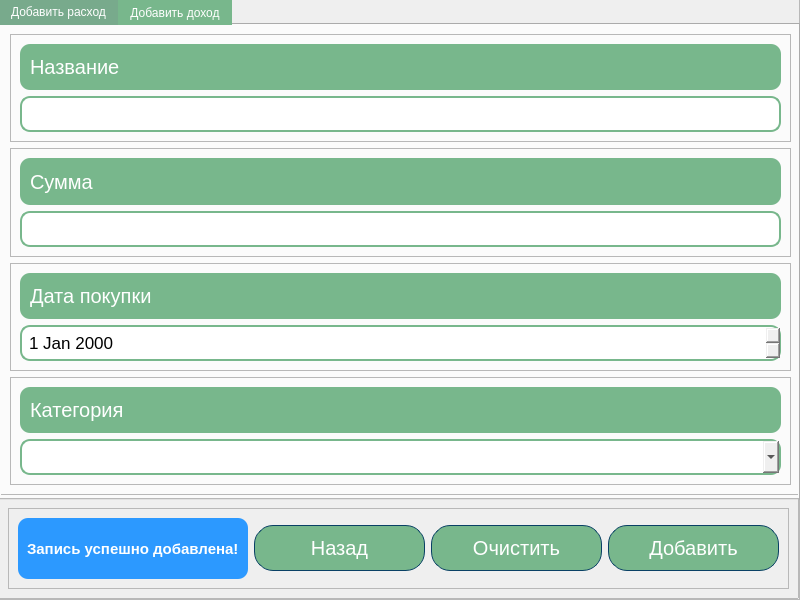
<?xml version="1.0" encoding="UTF-8"?>
<ui version="4.0">
 <class>MainWindow</class>
 <widget class="QMainWindow" name="MainWindow">
  <property name="geometry">
   <rect>
    <x>0</x>
    <y>0</y>
    <width>800</width>
    <height>600</height>
   </rect>
  </property>
  <property name="windowTitle">
   <string>MyMoneyManager</string>
  </property>
  <property name="windowIcon">
   <iconset resource="../../Pictures/Images/add_expenses_form.qrc">
    <normaloff>:/Icons/dollar.ico</normaloff>:/Icons/dollar.ico</iconset>
  </property>
  <widget class="QWidget" name="centralwidget">
   <widget class="QFrame" name="frame">
    <property name="geometry">
     <rect>
      <x>-1</x>
      <y>-1</y>
      <width>801</width>
      <height>601</height>
     </rect>
    </property>
    <property name="frameShape">
     <enum>QFrame::StyledPanel</enum>
    </property>
    <property name="frameShadow">
     <enum>QFrame::Raised</enum>
    </property>
    <widget class="QLabel" name="label">
     <property name="geometry">
      <rect>
       <x>-6</x>
       <y>-5</y>
       <width>811</width>
       <height>611</height>
      </rect>
     </property>
     <property name="text">
      <string/>
     </property>
     <property name="pixmap">
      <pixmap resource="../../Pictures/Images/add_expenses_form.qrc">:/Images/money_background.jpg</pixmap>
     </property>
     <property name="scaledContents">
      <bool>true</bool>
     </property>
    </widget>
    <widget class="QTabWidget" name="ControllMoneyTab">
     <property name="geometry">
      <rect>
       <x>0</x>
       <y>0</y>
       <width>801</width>
       <height>501</height>
      </rect>
     </property>
     <property name="styleSheet">
      <string notr="true">QTabBar::tab {
	color: rgb(255, 255, 255);
	background-color: rgb(120, 183, 140);
}

QTabBar::tab::selected {
	background-color: rgb(120, 170, 140);
}</string>
     </property>
     <property name="tabShape">
      <enum>QTabWidget::Rounded</enum>
     </property>
     <property name="currentIndex">
      <number>0</number>
     </property>
     <widget class="QWidget" name="expensesTab">
      <attribute name="title">
       <string>Добавить расход</string>
      </attribute>
      <widget class="QLabel" name="label_2">
       <property name="geometry">
        <rect>
         <x>-6</x>
         <y>-5</y>
         <width>811</width>
         <height>481</height>
        </rect>
       </property>
       <property name="text">
        <string/>
       </property>
       <property name="pixmap">
        <pixmap resource="../../Pictures/Images/add_expenses_form.qrc">:/Images/expenses.jpg</pixmap>
       </property>
       <property name="scaledContents">
        <bool>true</bool>
       </property>
      </widget>
      <widget class="QFrame" name="frame_4">
       <property name="geometry">
        <rect>
         <x>-1</x>
         <y>-1</y>
         <width>801</width>
         <height>471</height>
        </rect>
       </property>
       <property name="frameShape">
        <enum>QFrame::StyledPanel</enum>
       </property>
       <property name="frameShadow">
        <enum>QFrame::Raised</enum>
       </property>
       <layout class="QVBoxLayout" name="verticalLayout_2">
        <item>
         <widget class="QFrame" name="frame_5">
          <property name="frameShape">
           <enum>QFrame::StyledPanel</enum>
          </property>
          <property name="frameShadow">
           <enum>QFrame::Raised</enum>
          </property>
          <layout class="QVBoxLayout" name="verticalLayout_3">
           <item>
            <widget class="QLabel" name="label_4">
             <property name="styleSheet">
              <string notr="true">color: rgb(255,255,255);
background: rgb(120, 183, 140);
font: 20px;
padding: 5px;
border-radius: 10px;
</string>
             </property>
             <property name="text">
              <string>Название</string>
             </property>
            </widget>
           </item>
           <item>
            <widget class="QLineEdit" name="expenseNameEdit">
             <property name="styleSheet">
              <string notr="true">QLineEdit {
	padding: 5px;
	border: 2px solid rgb(120, 183, 140);;
	border-radius: 10px;
	font: 17px;
}

QLineEdit::hover {
	border: 2px solid rgb(120, 155, 140);
}</string>
             </property>
            </widget>
           </item>
          </layout>
         </widget>
        </item>
        <item>
         <widget class="QFrame" name="frame_6">
          <property name="frameShape">
           <enum>QFrame::StyledPanel</enum>
          </property>
          <property name="frameShadow">
           <enum>QFrame::Raised</enum>
          </property>
          <layout class="QVBoxLayout" name="verticalLayout_4">
           <item>
            <widget class="QLabel" name="label_5">
             <property name="styleSheet">
              <string notr="true">color: rgb(255,255,255);
background: rgb(120, 183, 140);
font: 20px;
padding: 5px;
border-radius: 10px;</string>
             </property>
             <property name="text">
              <string>Сумма</string>
             </property>
            </widget>
           </item>
           <item>
            <widget class="QLineEdit" name="ExpenseSumEdit">
             <property name="styleSheet">
              <string notr="true">QLineEdit {
	padding: 5px;
	border: 2px solid rgb(120, 183, 140);;
	border-radius: 10px;
	font: 17px;
}

QLineEdit::hover {
	border: 2px solid rgb(120, 155, 140);
}</string>
             </property>
            </widget>
           </item>
          </layout>
         </widget>
        </item>
        <item>
         <widget class="QFrame" name="frame_7">
          <property name="frameShape">
           <enum>QFrame::StyledPanel</enum>
          </property>
          <property name="frameShadow">
           <enum>QFrame::Raised</enum>
          </property>
          <layout class="QVBoxLayout" name="verticalLayout_5">
           <item>
            <widget class="QLabel" name="label_6">
             <property name="styleSheet">
              <string notr="true">color: rgb(255,255,255);
background: rgb(120, 183, 140);
font: 20px;
padding: 5px;
border-radius: 10px;</string>
             </property>
             <property name="text">
              <string>Дата покупки</string>
             </property>
            </widget>
           </item>
           <item>
            <widget class="QDateEdit" name="expenseDateEdit">
             <property name="styleSheet">
              <string notr="true">QDateEdit {
	padding: 5px;
	border: 2px solid rgb(120, 183, 140);;
	border-radius: 10px;
	font: 17px;
}

QDateEdit::hover {
	border: 2px solid rgb(120, 155, 140);
}</string>
             </property>
            </widget>
           </item>
          </layout>
         </widget>
        </item>
        <item>
         <widget class="QFrame" name="frame_8">
          <property name="frameShape">
           <enum>QFrame::StyledPanel</enum>
          </property>
          <property name="frameShadow">
           <enum>QFrame::Raised</enum>
          </property>
          <layout class="QVBoxLayout" name="verticalLayout_6">
           <item>
            <widget class="QLabel" name="label_7">
             <property name="styleSheet">
              <string notr="true">color: rgb(255,255,255);
background: rgb(120, 183, 140);
font: 20px;
padding: 5px;
border-radius: 10px;</string>
             </property>
             <property name="text">
              <string>Категория</string>
             </property>
            </widget>
           </item>
           <item>
            <widget class="QComboBox" name="expenseCategoryComboBox">
             <property name="styleSheet">
              <string notr="true">QComboBox {
	padding: 5px;
	border: 2px solid rgb(120, 183, 140);;
	border-radius: 10px;
	font: 17px;
}

QComboBox::hover {
	border: 2px solid rgb(120, 155, 140);
}</string>
             </property>
            </widget>
           </item>
          </layout>
         </widget>
        </item>
       </layout>
      </widget>
     </widget>
     <widget class="QWidget" name="profitTab">
      <attribute name="title">
       <string>Добавить доход</string>
      </attribute>
      <widget class="QLabel" name="label_3">
       <property name="geometry">
        <rect>
         <x>-6</x>
         <y>-5</y>
         <width>811</width>
         <height>481</height>
        </rect>
       </property>
       <property name="text">
        <string/>
       </property>
       <property name="pixmap">
        <pixmap resource="../../Pictures/Images/add_expenses_form.qrc">:/Images/profits.jpg</pixmap>
       </property>
       <property name="scaledContents">
        <bool>true</bool>
       </property>
      </widget>
      <widget class="QFrame" name="frame_9">
       <property name="geometry">
        <rect>
         <x>-1</x>
         <y>-1</y>
         <width>801</width>
         <height>471</height>
        </rect>
       </property>
       <property name="frameShape">
        <enum>QFrame::StyledPanel</enum>
       </property>
       <property name="frameShadow">
        <enum>QFrame::Raised</enum>
       </property>
       <layout class="QVBoxLayout" name="verticalLayout_11">
        <item>
         <widget class="QFrame" name="frame_10">
          <property name="frameShape">
           <enum>QFrame::StyledPanel</enum>
          </property>
          <property name="frameShadow">
           <enum>QFrame::Raised</enum>
          </property>
          <layout class="QVBoxLayout" name="verticalLayout_10">
           <item>
            <widget class="QLabel" name="label_8">
             <property name="styleSheet">
              <string notr="true">color: rgb(255,255,255);
background: rgb(120, 183, 140);
font: 20px;
padding: 5px;
border-radius: 10px;</string>
             </property>
             <property name="text">
              <string>Название</string>
             </property>
            </widget>
           </item>
           <item>
            <widget class="QLineEdit" name="profitNameEdit">
             <property name="styleSheet">
              <string notr="true">QLineEdit {
	padding: 5px;
	border: 2px solid rgb(120, 183, 140);;
	border-radius: 10px;
	font: 17px;
}

QLineEdit::hover {
	border: 2px solid rgb(120, 155, 140);
}</string>
             </property>
            </widget>
           </item>
          </layout>
         </widget>
        </item>
        <item>
         <widget class="QFrame" name="frame_11">
          <property name="frameShape">
           <enum>QFrame::StyledPanel</enum>
          </property>
          <property name="frameShadow">
           <enum>QFrame::Raised</enum>
          </property>
          <layout class="QVBoxLayout" name="verticalLayout_9">
           <item>
            <widget class="QLabel" name="label_9">
             <property name="styleSheet">
              <string notr="true">color: rgb(255,255,255);
background: rgb(120, 183, 140);
font: 20px;
padding: 5px;
border-radius: 10px;</string>
             </property>
             <property name="text">
              <string>Сумма</string>
             </property>
            </widget>
           </item>
           <item>
            <widget class="QLineEdit" name="profitSumEdit">
             <property name="styleSheet">
              <string notr="true">QLineEdit {
	padding: 5px;
	border: 2px solid rgb(120, 183, 140);;
	border-radius: 10px;
	font: 17px;
}

QLineEdit::hover {
	border: 2px solid rgb(120, 155, 140);
}</string>
             </property>
            </widget>
           </item>
          </layout>
         </widget>
        </item>
        <item>
         <widget class="QFrame" name="frame_12">
          <property name="frameShape">
           <enum>QFrame::StyledPanel</enum>
          </property>
          <property name="frameShadow">
           <enum>QFrame::Raised</enum>
          </property>
          <layout class="QVBoxLayout" name="verticalLayout_8">
           <item>
            <widget class="QLabel" name="label_10">
             <property name="styleSheet">
              <string notr="true">color: rgb(255,255,255);
background: rgb(120, 183, 140);
font: 20px;
padding: 5px;
border-radius: 10px;</string>
             </property>
             <property name="text">
              <string>Дата заработка</string>
             </property>
            </widget>
           </item>
           <item>
            <widget class="QDateEdit" name="profitDateEdit">
             <property name="styleSheet">
              <string notr="true">QDateEdit {
	padding: 5px;
	border: 2px solid rgb(120, 183, 140);;
	border-radius: 10px;
	font: 17px;
}

QDateEdit::hover {
	border: 2px solid rgb(120, 155, 140);
}</string>
             </property>
            </widget>
           </item>
          </layout>
         </widget>
        </item>
        <item>
         <widget class="QFrame" name="frame_13">
          <property name="frameShape">
           <enum>QFrame::StyledPanel</enum>
          </property>
          <property name="frameShadow">
           <enum>QFrame::Raised</enum>
          </property>
          <layout class="QVBoxLayout" name="verticalLayout_7">
           <item>
            <widget class="QLabel" name="label_11">
             <property name="styleSheet">
              <string notr="true">color: rgb(255,255,255);
background: rgb(120, 183, 140);
font: 20px;
padding: 5px;
border-radius: 10px;</string>
             </property>
             <property name="text">
              <string>Категория</string>
             </property>
            </widget>
           </item>
           <item>
            <widget class="QComboBox" name="profitCategoryEdit">
             <property name="styleSheet">
              <string notr="true">QComboBox {
	padding: 5px;
	border: 2px solid rgb(120, 183, 140);;
	border-radius: 10px;
	font: 17px;
}

QComboBox::hover {
	border: 2px solid rgb(120, 155, 140);
}</string>
             </property>
            </widget>
           </item>
          </layout>
         </widget>
        </item>
       </layout>
      </widget>
     </widget>
    </widget>
    <widget class="QFrame" name="frame_2">
     <property name="geometry">
      <rect>
       <x>-1</x>
       <y>499</y>
       <width>801</width>
       <height>101</height>
      </rect>
     </property>
     <property name="frameShape">
      <enum>QFrame::StyledPanel</enum>
     </property>
     <property name="frameShadow">
      <enum>QFrame::Raised</enum>
     </property>
     <layout class="QVBoxLayout" name="verticalLayout">
      <item>
       <widget class="QFrame" name="frame_3">
        <property name="frameShape">
         <enum>QFrame::StyledPanel</enum>
        </property>
        <property name="frameShadow">
         <enum>QFrame::Raised</enum>
        </property>
        <layout class="QHBoxLayout" name="horizontalLayout_2">
         <item>
          <widget class="QLabel" name="infoLbl">
           <property name="enabled">
            <bool>true</bool>
           </property>
           <property name="styleSheet">
            <string notr="true">color: white;
background-color: rgb(44, 153, 255);
font: 15px;
padding: 5px;
border-radius: 10px;
font-weight: bold;</string>
           </property>
           <property name="text">
            <string>Запись успешно добавлена!</string>
           </property>
          </widget>
         </item>
         <item>
          <widget class="QPushButton" name="backMenuBtn">
           <property name="styleSheet">
            <string notr="true">QPushButton#backMenuBtn {
     color: rgb(255, 255, 255);
	background-color: rgb(120, 183, 140);
	border: 1px solid #094065;
	border-radius: 19px; 
	padding: 10px;
	font-size: 20px;
 }
 QPushButton#backMenuBtn:hover {
     background-color: rgb(120, 170, 140);
 }</string>
           </property>
           <property name="text">
            <string>Назад</string>
           </property>
          </widget>
         </item>
         <item>
          <widget class="QPushButton" name="clearFormBtn">
           <property name="styleSheet">
            <string notr="true">QPushButton#clearFormBtn {
     color: rgb(255, 255, 255);
	background-color: rgb(120, 183, 140);
	border: 1px solid #094065;
	border-radius: 19px; 
	padding: 10px;
	font-size: 20px;
 }
 QPushButton#clearFormBtn:hover {
     background-color: rgb(120, 170, 140);
 }</string>
           </property>
           <property name="text">
            <string>Очистить</string>
           </property>
          </widget>
         </item>
         <item>
          <widget class="QPushButton" name="addBtn">
           <property name="styleSheet">
            <string notr="true">QPushButton#addBtn {
     color: rgb(255, 255, 255);
	background-color: rgb(120, 183, 140);
	border: 1px solid #094065;
	border-radius: 19px; 
	padding: 10px;
	font-size: 20px;
 }
 QPushButton#addBtn:hover {
     background-color: rgb(120, 170, 140);
 }</string>
           </property>
           <property name="text">
            <string>Добавить</string>
           </property>
          </widget>
         </item>
        </layout>
       </widget>
      </item>
     </layout>
    </widget>
   </widget>
  </widget>
 </widget>
 <resources>
  <include location="../../Pictures/Images/add_expenses_form.qrc"/>
 </resources>
 <connections/>
</ui>
